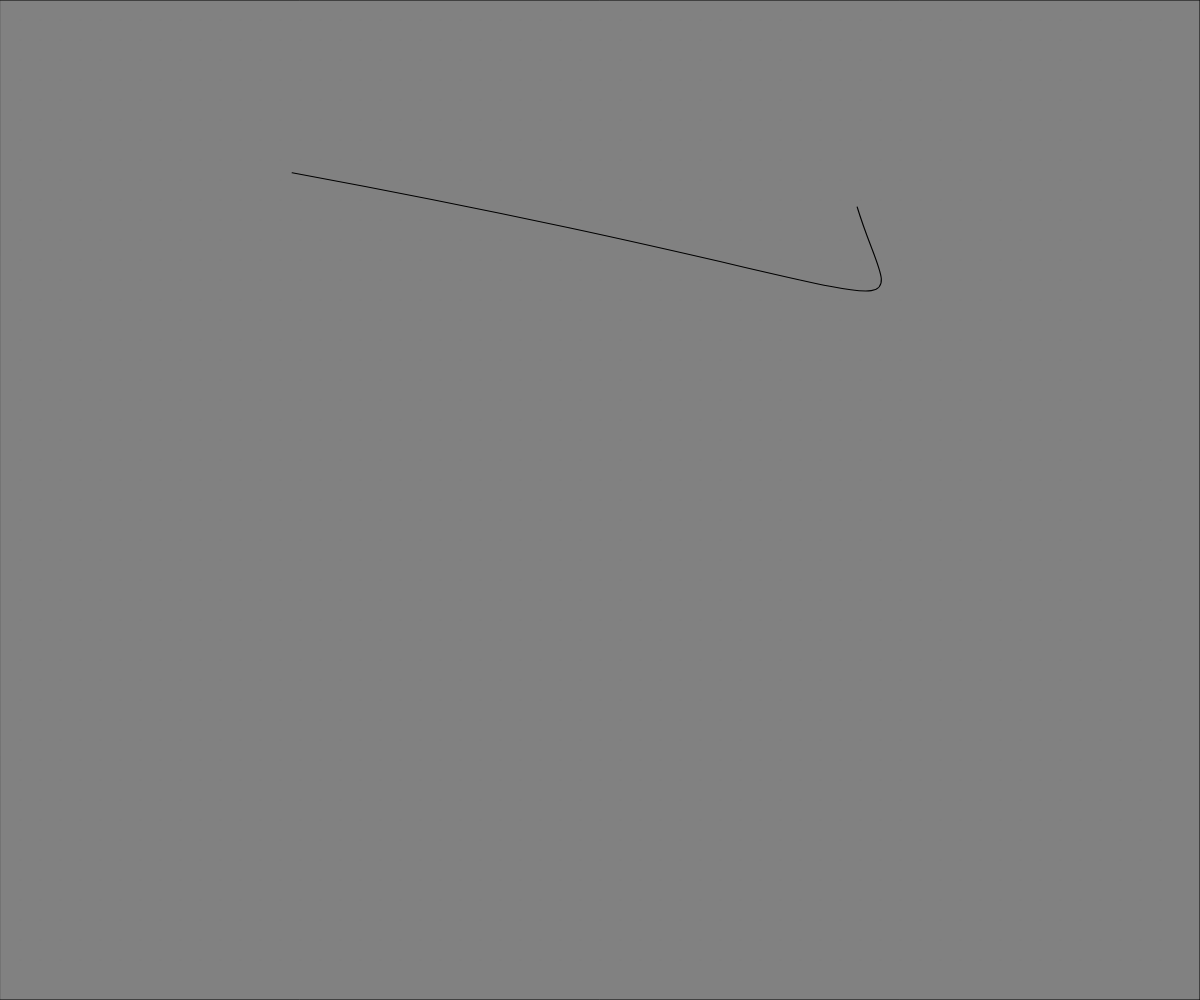
Frame 1 (no input)
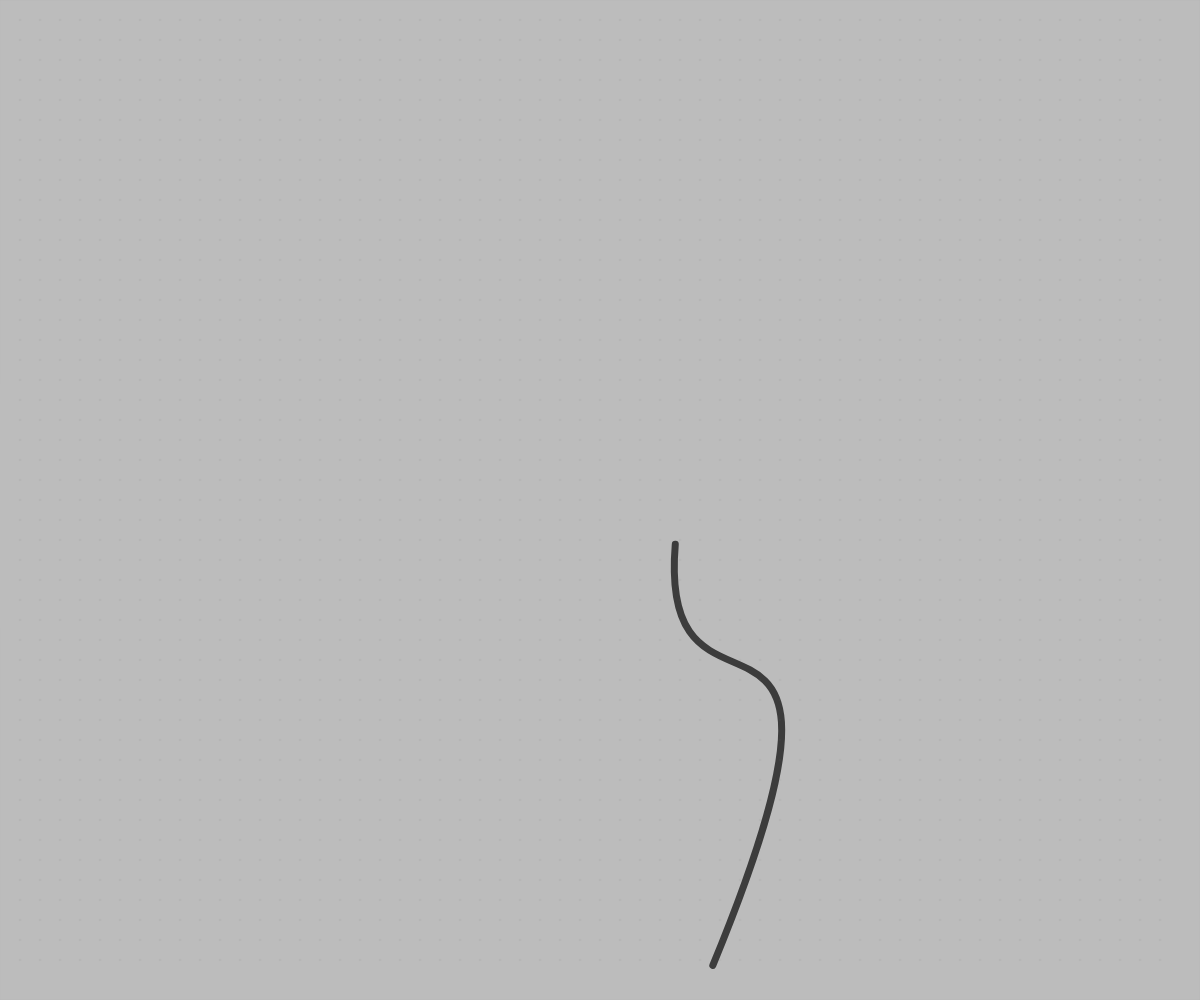
Frame 60 (no input)
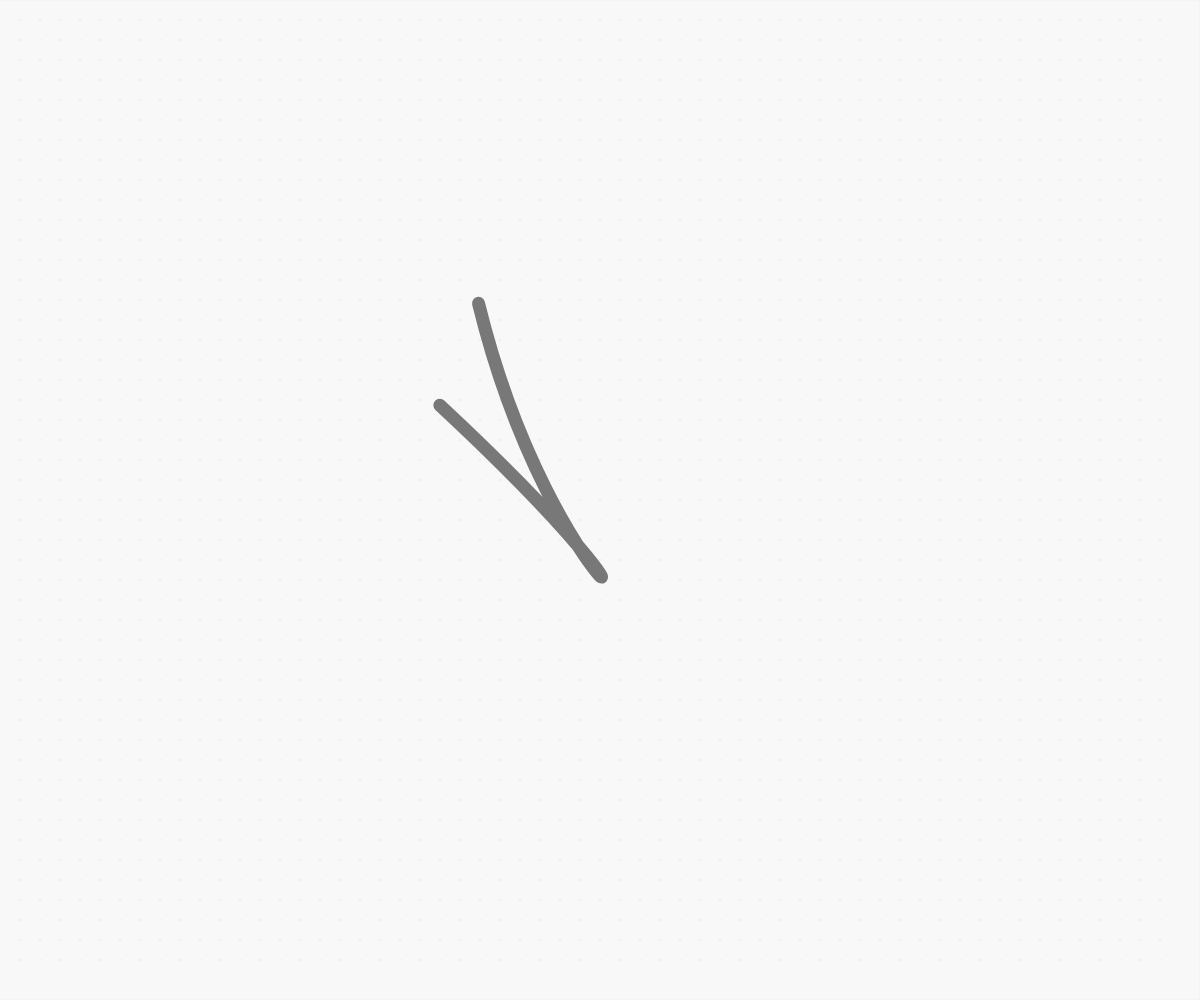
Frame 120 (the mouse pressed at the canvas centre since frame 60)

The p5.js sketch that drew these frames (run headless with seeded random() and noise() and a simulated clock; from frame 60 on, the mouse is pressed at the canvas centre):

// p5.js sketch
// ── sketch.js
var points = new Array();
var greyBouncer = new Bouncer(0,0,255,1);
var strokeBouncer = new Bouncer(1,1,17,0.1);
var dotBouncer = new Bouncer(0,0,255,1);
var backgroundBouncer = new Bouncer(128,0,255,1);
var dots = new Array();
var SPACE = 20;

function setup() {
  createCanvas(windowWidth, windowHeight);
  noFill();
  strokeJoin(ROUND);
  textSize(72);
  background(128);
//noLoop();
}

function draw() {
  fill(backgroundBouncer.next());
  rect(0, 0, windowWidth, windowHeight);
  noFill();
  //background(backgroundBouncer.next());
  stroke(greyBouncer.next());
  strokeWeight(strokeBouncer.next());

  if (points.length > 0) {
    points = subset(points, 6, 7);
  }
  while (points.length < 8)  {
    var coordinate = validCoordinate();
    append(points, coordinate[0]);
    append(points, coordinate[1]);
  }
  bezier(...points);
  stroke(128,128,128,10);
  fill(128,128,128,10);
  strokeWeight(1);
  for (var i = SPACE; i < windowWidth - SPACE; i += SPACE) {
    for (var j = SPACE; j < windowHeight - SPACE; j += SPACE) {
      ellipse(i,j,2);
    }
  }
}

function Bouncer(start, min, max, increment) {

  this.bounds = [min,max];
  this.increment = increment;
  this.current = start;
  this.next = function() {
    this.current = this.current + this.increment;
    if ( this.bounds.includes(xRound(this.current, 1))) {
      this.increment *= -1;
    }
    return this.current;
  }
}

function xRound(value, decimals) {
  return Number(Math.round(value+'e'+decimals)+'e-'+decimals);
}

function isValid(x,y) {
  return sq(x - windowWidth/2)+sq(y - windowHeight/2) <= sq(windowHeight/2);
}

function validCoordinate() {
  var coordinate = randomCoordinate();
  while (!isValid(...coordinate)) {
    coordinate = randomCoordinate();
  }
  return coordinate;
}

function randomCoordinate() {
  return [random(windowWidth), random(windowHeight)]
}
